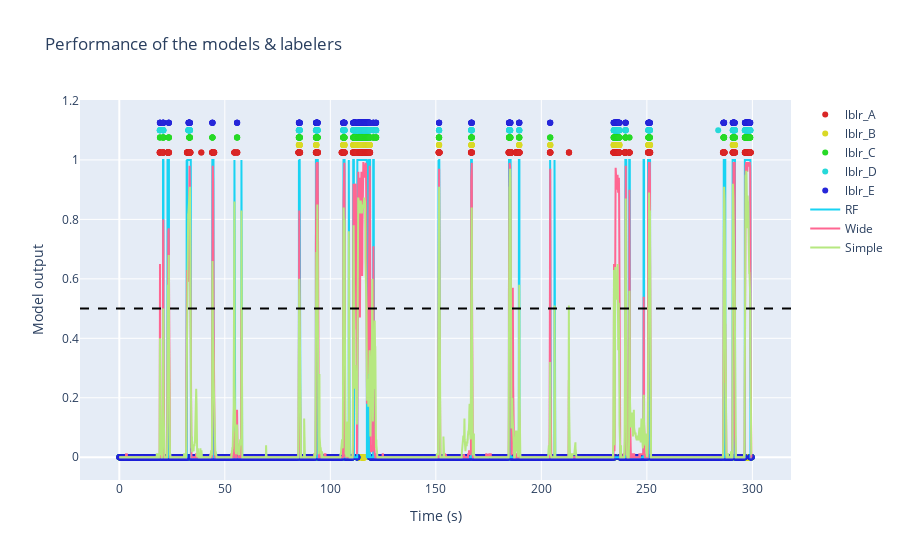

Notebook code cell kept with this figure:
### Markdown cell above
Also, we can see both the models and the labelers performance on an example video

### Code cell
example_path = os.path.join(base, r'docs\examples\colabeled_video')

labelers_example = {
    "lblr_A": "Example_Marian.csv",
    "lblr_B": "Example_Agus.csv",
    "lblr_C": "Example_Santi.csv",
    "lblr_D": "Example_Guille.csv",
    "lblr_E": "Example_Myself.csv"
}

models = {
    "RF": (RF_model, {}),
    "Wide": (model_wide, {"reshaping": True}),
    "Simple": (model_simple, {}),
}

rst.plot_performance_on_video(example_path, models, labelers_example, plot_obj="obj_2")

### Figure 1 — Plotly figure (JSON) as saved in the notebook; plotly's stock layout.template omitted (floating-point values rounded to 4 significant figures; data arrays with more than 128 entries replaced by an {"elided": "..."} marker saying what was removed)
{"data": [{"marker": {"color": "hsl(0, 70%, 50%)"}, "mode": "markers", "name": "lblr_A", "type": "scatter", "x": {"elided": "7493 float values"}, "y": {"elided": "7493 float values"}}, {"marker": {"color": "hsl(60, 70%, 50%)"}, "mode": "markers", "name": "lblr_B", "type": "scatter", "x": {"elided": "7493 float values"}, "y": {"elided": "7493 float values"}}, {"marker": {"color": "hsl(120, 70%, 50%)"}, "mode": "markers", "name": "lblr_C", "type": "scatter", "x": {"elided": "7493 float values"}, "y": {"elided": "7493 float values"}}, {"marker": {"color": "hsl(180, 70%, 50%)"}, "mode": "markers", "name": "lblr_D", "type": "scatter", "x": {"elided": "7493 float values"}, "y": {"elided": "7493 float values"}}, {"marker": {"color": "hsl(240, 70%, 50%)"}, "mode": "markers", "name": "lblr_E", "type": "scatter", "x": {"elided": "7493 float values"}, "y": {"elided": "7493 float values"}}, {"line": {"width": 2}, "mode": "lines", "name": "RF", "type": "scatter", "x": {"elided": "7493 float values"}, "y": {"elided": "7493 int values"}}, {"line": {"width": 2}, "mode": "lines", "name": "Wide", "type": "scatter", "x": {"elided": "7493 float values"}, "y": {"elided": "7493 float values"}}, {"line": {"width": 2}, "mode": "lines", "name": "Simple", "type": "scatter", "x": {"elided": "7493 float values"}, "y": {"elided": "7493 float values"}}], "layout": {"shapes": [{"line": {"color": "black", "dash": "dash"}, "type": "line", "x0": 0, "x1": 1, "xref": "x domain", "y0": 0.5, "y1": 0.5, "yref": "y"}], "showlegend": true, "title": {"text": "Performance of the models & labelers"}, "xaxis": {"title": {"text": "Time (s)"}}, "yaxis": {"title": {"text": "Model output"}}}}
